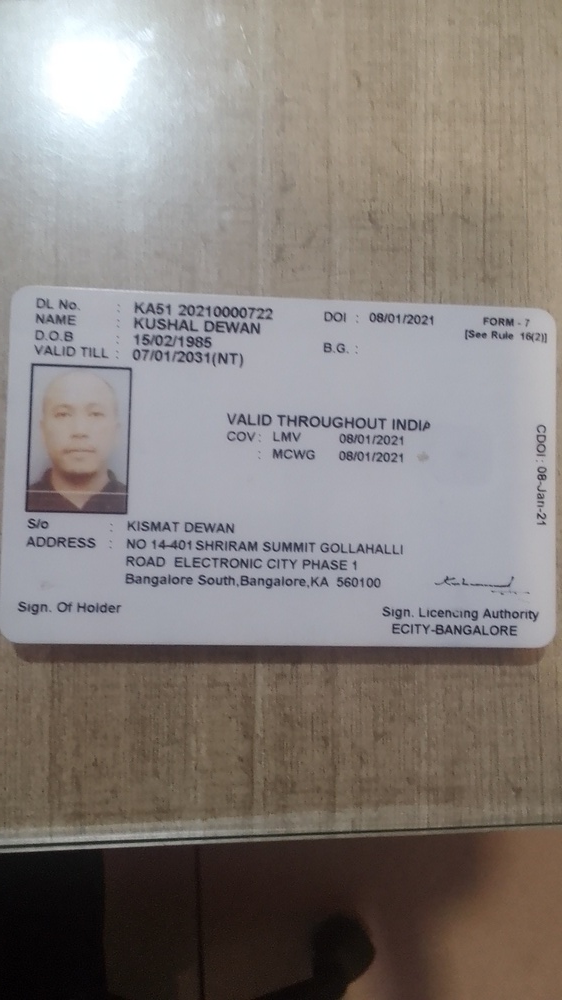
#> input picture IMG_20230813_130433.jpg, 562 x 1000 px, shrunk from 1458 x 2592 before the run
$ python BGRHist.py
#> lines starting #> are read from the running program, lines starting #| are printed output that depends on the picture
#> further down, image is the input picture: shape (1000, 562, 3); mean B, G, R 124.3, 127.9, 134.4
import cv2
import numpy as np
import matplotlib.pyplot as plt

def plot_histogram_bgr(image):
    blue, green, red = cv2.split(image)
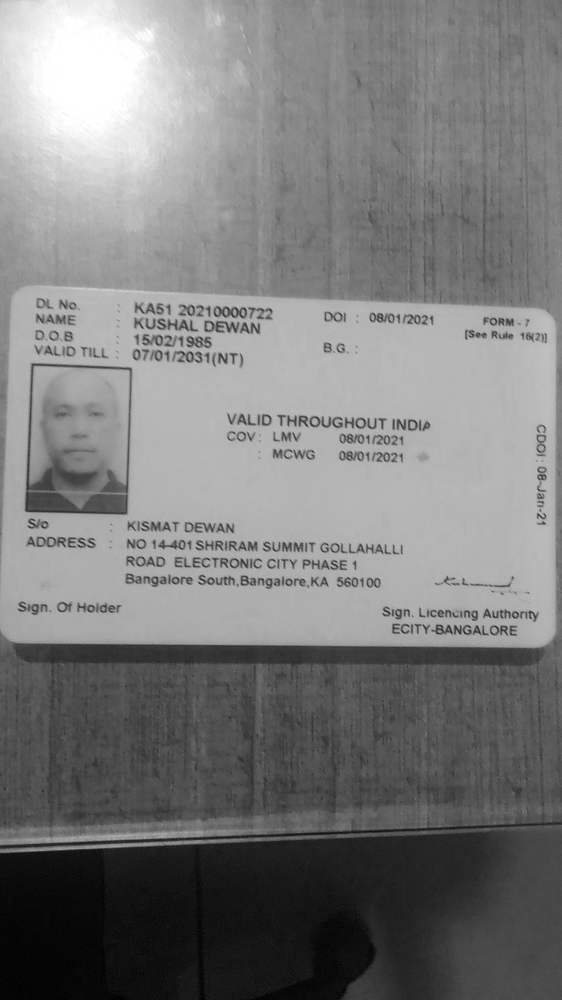
#> blue: shape (1000, 562); min 0, max 255, mean 124.3
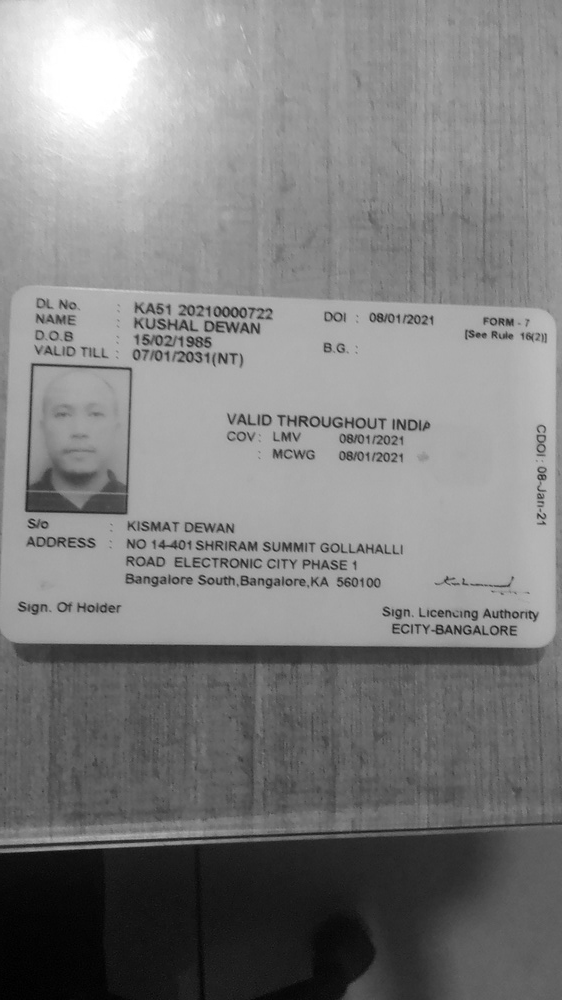
#> green: shape (1000, 562); min 0, max 255, mean 127.9
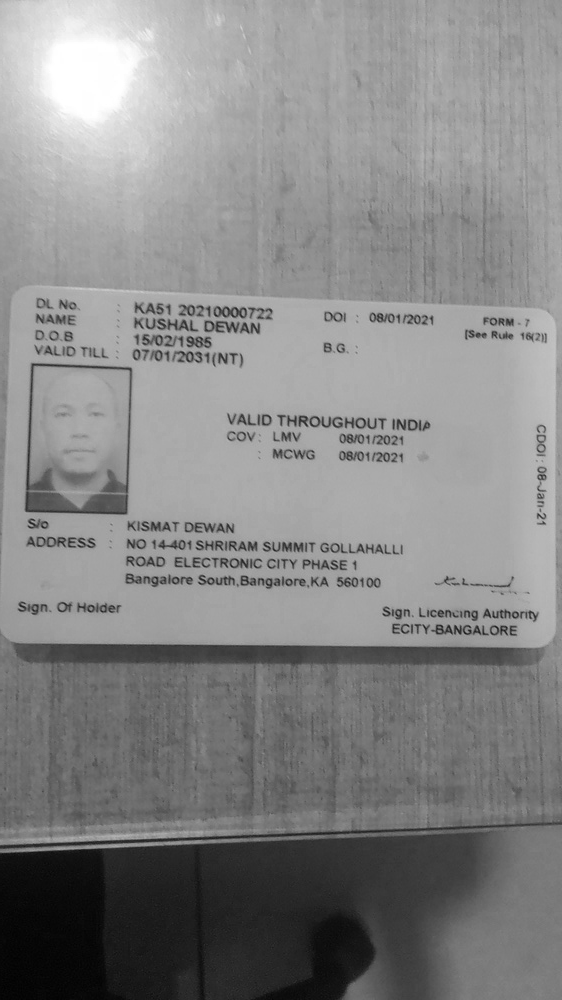
#> red: shape (1000, 562); min 1, max 255, mean 134.4

    # histograms
    blue_hist = cv2.calcHist([blue], [0], None, [256], [0, 256])
#> blue_hist = 256 values, max 21075 at index 181, min 26 at index 0, mean 2195.3
    #green_hist = cv2.calcHist([green], [0], None, [256], [0, 256])
    #red_hist = cv2.calcHist([red], [0], None, [256], [0, 256])

    # Plot
    plt.figure(figsize=(10, 6))

    plt.subplot(3, 1, 1)
    plt.plot(blue_hist, color='blue')
    plt.title('Blue Channel Histogram')
    plt.xlabel('Pixel Intensity')
    plt.ylabel('Frequency')
"""
    plt.subplot(3, 1, 2)
    plt.plot(green_hist, color='green')
    plt.title('Green Channel Histogram')
    plt.xlabel('Pixel Intensity')
    plt.ylabel('Frequency')

    plt.subplot(3, 1, 3)
    plt.plot(red_hist, color='red')
    plt.title('Red Channel Histogram')
    plt.xlabel('Pixel Intensity')
    plt.ylabel('Frequency')
"""
plt.tight_layout()
plt.show()

image_path = 'IMG_20230813_130433.jpg'
image = cv2.imread(image_path)

plot_histogram_bgr(image)
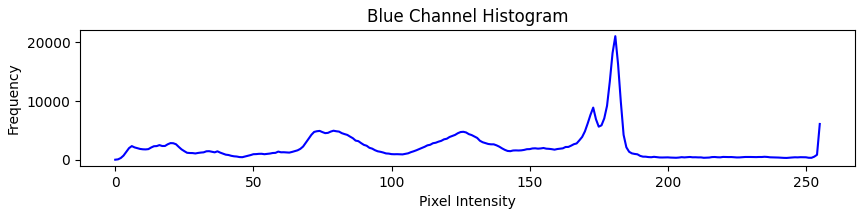
#> figure drawn by matplotlib, 1 panel; curve peaks at x = 181, y = 21075
